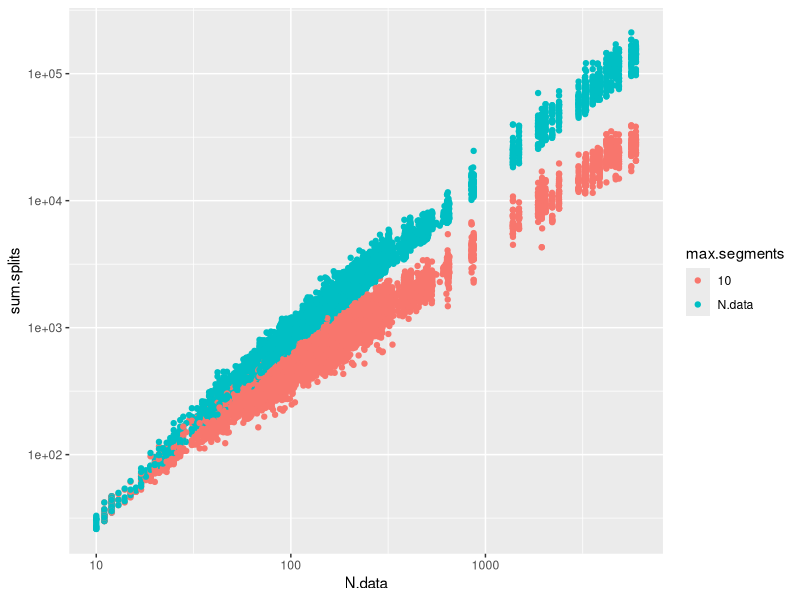
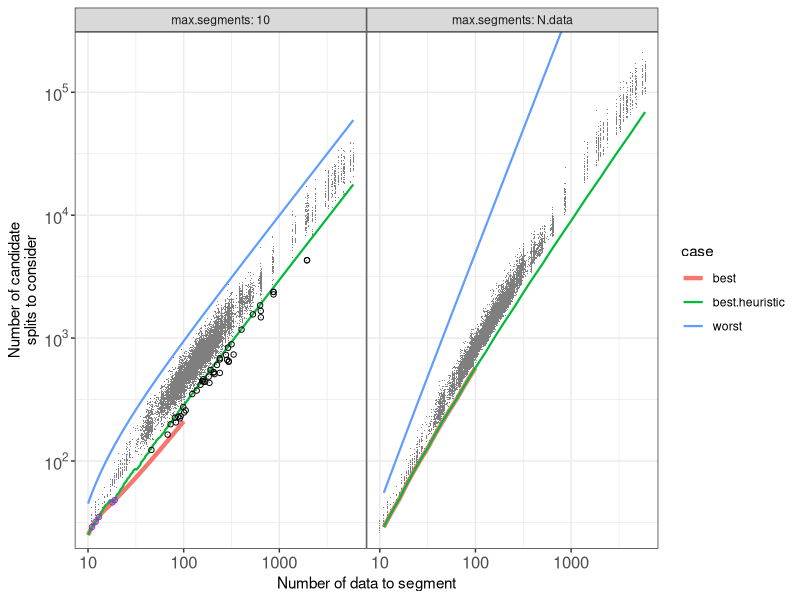

These figures' R source, in order:
library(data.table)
library(ggplot2)
iterations.dt <- data.table::fread("figure-neuroblastoma-iterations-data.csv")
bound.dt <- data.table::fread("figure-neuroblastoma-iterations-bounds.csv")
bound.wide <- dcast(
  bound.dt,
  N.data + max.segments ~ case,
  value.var = "sum.splits")
bound.and.data <- bound.wide[
  iterations.dt, on=.(N.data, max.segments), nomatch=0L]
## These three should be empty.
bound.and.data[sum.splits < best]
bound.and.data[best.heuristic < best]
bound.and.data[sum.splits > worst]
## These are real data sets for which the heuristic does not work.
(hilite <- bound.and.data[sum.splits < best.heuristic, .(
  N.data, max.segments, best, sum.splits, best.heuristic, worst)])
bound.and.data[sum.splits == best]
not.max <- bound.and.data[max.segments==10]
h.is.best <- dcast(
  not.max[best.heuristic == best],
  max.segments + N.data + best ~ .,
  value.var="sum.splits",
  fun.aggregate=list(min,max))
nrow(bound.and.data[sum.splits==best]) #no best cases
not.max[J(11:100), on="N.data"][is.na(best)]
range(not.max$N.data)
nrow(not.max)
nrow(hilite)

ggplot()+
  geom_point(aes(
    N.data, sum.splits, color=max.segments),
    data=iterations.dt)+
  scale_x_log10()+
  scale_y_log10()

gg <- ggplot()+
  geom_line(aes(
    N.data, sum.splits, color=case, size=case),
    data=bound.dt)+
  geom_point(aes(
    N.data, sum.splits),
    shape=".",
    color="grey50",
    data=iterations.dt)+
  geom_point(aes(
    N.data, sum.splits),
    shape=1,
    data=hilite)+
  geom_point(aes(
    N.data, best),
    shape=1,
    color="purple",
    data=h.is.best)+
  facet_grid(. ~ max.segments, labeller=label_both)+
  scale_x_log10(
    "Number of data to segment")+
  scale_y_log10(
    "Number of candidate\nsplits to consider",
    labels=scales::label_log())+
  theme_bw()+
  theme(
    axis.text=element_text(size=12),
    panel.spacing=grid::unit(0,"lines"))+
  coord_cartesian(ylim=c(3e1, 2e5))+
  scale_size_manual(values=c(
    best=1.5, best.heuristic=0.75, worst=0.75))
png("figure-neuroblastoma-iterations.png", width=7, height=2, units="in", res=200)
print(gg)
dev.off()
